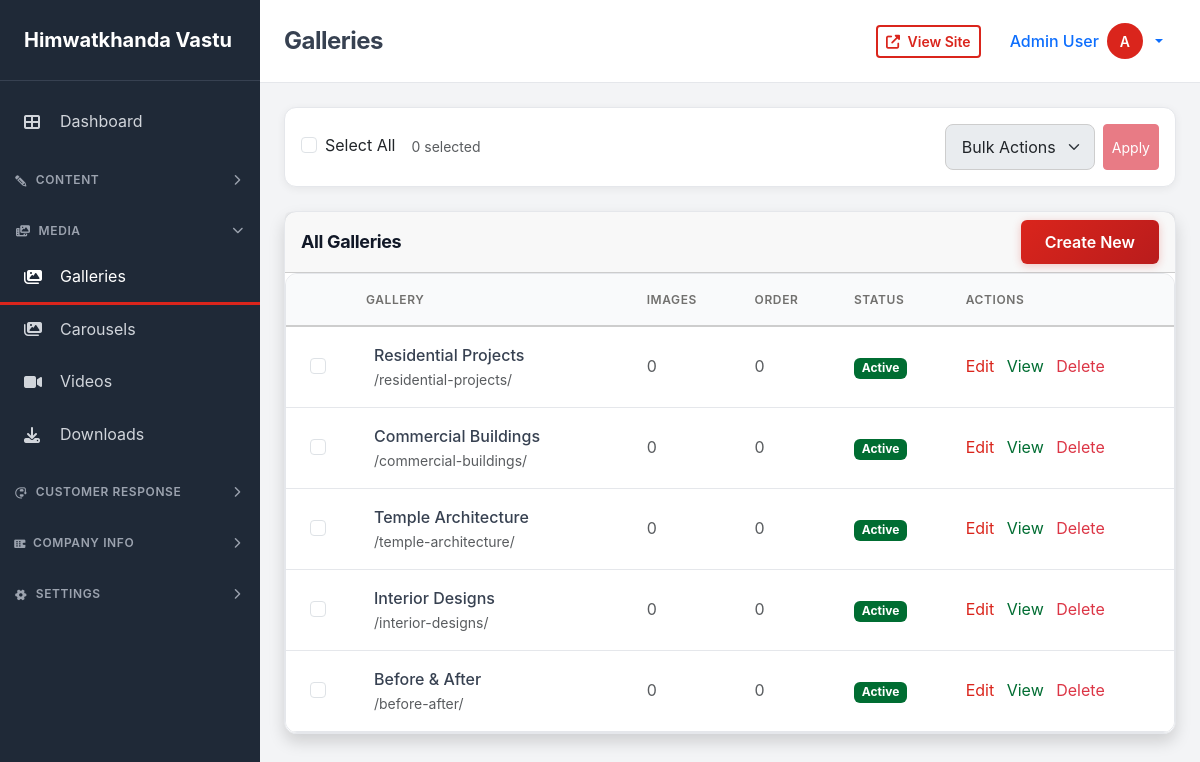
The app's page /dashboard/galleries/ (signed in) with its own data.
### dashboard/models.py (models this page shows, shortened)
class CompanyInfo(models.Model):
    company_name = models.CharField(max_length=255, default='Himwatkhanda Vastu Pvt. Ltd.')
    description = models.TextField(blank=True)
    logo = models.ImageField(upload_to='company/', null=True, blank=True)
    favicon = models.ImageField(upload_to='company/', null=True, blank=True)
    email = models.EmailField(blank=True)
    phone = models.CharField(max_length=50, blank=True)
    address = models.TextField(blank=True)
    city = models.CharField(max_length=100, blank=True)
    state = models.CharField(max_length=100, blank=True)
    postal_code = models.CharField(max_length=20, blank=True)
    country = models.CharField(max_length=100, default='Nepal')
    latitude = models.DecimalField(max_digits=10, decimal_places=8, null=True, blank=True)
    longitude = models.DecimalField(max_digits=11, decimal_places=8, null=True, blank=True)
    facebook = models.URLField(blank=True)
    twitter = models.URLField(blank=True)
    instagram = models.URLField(blank=True)
    linkedin = models.URLField(blank=True)
    youtube = models.URLField(blank=True)
    whatsapp = models.CharField(max_length=50, blank=True)
    anthem = models.FileField(upload_to='company/anthem/', null=True, blank=True, help_text="Company anthem MP3 file")
    updated_at = models.DateTimeField(auto_now=True)
    class Meta:
        verbose_name = 'Company Info'
        verbose_name_plural = 'Company Info'
    @classmethod
    def get_instance(cls):
        instance, created = cls.objects.get_or_create(pk=1)
        return instance

class TimestampModel(models.Model):
    created_at = models.DateTimeField(auto_now_add=True)
    updated_at = models.DateTimeField(auto_now=True)
    class Meta:
        abstract = True

class Gallery(TimestampModel):
    STATUS_CHOICES = [
        ('active', 'Active'),
        ('inactive', 'Inactive'),
    ]
    name = models.CharField(max_length=255)
    slug = models.SlugField(unique=True)
    description = models.TextField(blank=True)
    cover_image = models.ImageField(upload_to='galleries/covers/', null=True, blank=True)
    sort_order = models.IntegerField(default=0)
    status = models.CharField(max_length=20, choices=STATUS_CHOICES, default='active')
    created_by = models.ForeignKey(User, on_delete=models.SET_NULL, null=True, blank=True)
    class Meta:
        verbose_name_plural = 'Galleries'
        ordering = ['sort_order', 'name']

### accounts/models.py (models this page shows, shortened)
class User(AbstractUser):
    ROLE_CHOICES = [
        ('user', 'User'),
        ('admin', 'Admin'),
    ]
    STATUS_CHOICES = [
        ('active', 'Active'),
        ('inactive', 'Inactive'),
        ('banned', 'Banned'),
    ]
    email = models.EmailField(unique=True)
    avatar = models.ImageField(upload_to='avatars/', null=True, blank=True)
    phone = models.CharField(max_length=50, blank=True)
    bio = models.TextField(blank=True)
    role = models.CharField(max_length=20, choices=ROLE_CHOICES, default='user')
    status = models.CharField(max_length=20, choices=STATUS_CHOICES, default='active')
    email_verified = models.BooleanField(default=False)
    email_verified_at = models.DateTimeField(null=True, blank=True)
    last_login_at = models.DateTimeField(null=True, blank=True)
    created_at = models.DateTimeField(auto_now_add=True)
    updated_at = models.DateTimeField(auto_now=True)
    class Meta:
        ordering = ['-created_at']
    @property
    def name(self):
        return f"{self.first_name} {self.last_name}".strip() or self.username
    @property
    def is_admin(self):
        return self.role == 'admin' or self.is_superuser

### dashboard/views.py (the view)
# urls.py: path('galleries/', views.GalleryListView.as_view(), name='gallery_list'),
class GalleryListView(BaseListView):
    model = Gallery
    template_name = 'dashboard/gallery_list.html'
    context_object_name = 'galleries'
    def get_queryset(self):
        return Gallery.objects.annotate(image_count=Count('images')).order_by('sort_order')

### templates/dashboard/gallery_list.html (shortened to what this page needs)
{% extends 'dashboard/base.html' %}
{% block page_title %}Galleries{% endblock %}
{% block dashboard_content %}
{% include 'dashboard/bulk_actions.html' with model_name='gallery' %}
<div class="card shadow">
    <div class="card-header d-flex align-items-center justify-content-between">
        <h5 class="mb-0">All Galleries</h5>
        <a href="{% url 'dashboard:gallery_create' %}" class="btn btn-primary">
            Create New
        </a>
    </div>
    <div class="table-responsive">
        <table class="table table-hover mb-0">
            <thead class="table-light">
                <tr>
                    <th style="width: 50px;">
                    </th>
                    <th>Gallery</th>
                    <th>Images</th>
                    <th>Order</th>
                    <th>Status</th>
                    <th>Actions</th>
                </tr>
            </thead>
            <tbody>
                {% for gallery in galleries %}
                <tr>
                    <td class="px-4 py-3">
                        <input type="checkbox" class="item-checkbox form-check-input" value="{{ gallery.pk }}">
                    </td>
                    <td class="px-4 py-3">
                        <div class="d-flex align-items-center">
                            <div>
                                <div class="fw-medium">{{ gallery.name }}</div>
                                <div class="small text-muted">/{{ gallery.slug }}/</div>
                            </div>
                        </div>
                    </td>
                    <td class="text-nowrap text-muted">{{ gallery.image_count }}</td>
                    <td class="text-nowrap text-muted">{{ gallery.sort_order }}</td>
                    <td class="text-nowrap">
                        <span class="badge
                            {% if gallery.status == 'active' %}bg-success
                            {% else %}bg-secondary{% endif %}">
                            {{ gallery.get_status_display }}
                        </span>
                    </td>
                    <td class="text-nowrap">
                        <a href="{% url 'dashboard:gallery_edit' gallery.pk %}" class="text-primary text-decoration-none me-2">Edit</a>
                        <a href="{% url 'pages:gallery_detail' gallery.slug %}" target="_blank" class="text-success text-decoration-none me-2">View</a>
                        <a href="{% url 'dashboard:gallery_delete' gallery.pk %}" class="text-danger text-decoration-none" onclick="return confirm('Are you sure?')">Delete</a>
                    </td>
                </tr>
                {% empty %}
                <tr>
                    <td colspan="6" class="text-center text-muted py-4">No galleries found.</td>
                </tr>
                {% endfor %}
            </tbody>
        </table>
    </div>
</div>
{% endblock %}

### templates/dashboard/base.html (shortened to what this page needs)
<!DOCTYPE html>
<html lang="en">
<head>
    {% load static %}
    <link href="https://cdn.jsdelivr.net/npm/bootstrap@5.3.2/dist/css/bootstrap.min.css" rel="stylesheet">
    <link rel="stylesheet" href="https://cdnjs.cloudflare.com/ajax/libs/font-awesome/6.5.1/css/all.min.css" />
    <link rel="stylesheet" href="{% static 'css/style.css' %}">
</head>
<body>
    <div class="dashboard-wrapper">
        <aside class="sidebar" id="sidebar">
            <div class="sidebar-brand">
                <a href="{% url 'dashboard:index' %}">
                    {% if company_info %}{{ company_info.company_name }}{% else %}Admin{% endif %}
                </a>
            </div>
            <nav class="sidebar-nav">
                <a href="{% url 'dashboard:index' %}" class="sidebar-link {% if request.resolver_match.url_name == 'index' %}active{% endif %}">
                    <i class="fas fa-th-large"></i>
                    <span>Dashboard</span>
                </a>
                <div class="sidebar-section collapsed" onclick="toggleDropdown('content-dropdown', this)">
                    <span><i class="fas fa-pencil-alt me-2"></i>Content</span>
                    <i class="fas fa-chevron-down"></i>
                </div>
                <div class="sidebar-section collapsed" onclick="toggleDropdown('media-dropdown', this)">
                    <span><i class="fas fa-photo-video me-2"></i>Media</span>
                    <i class="fas fa-chevron-down"></i>
                </div>
                <div id="media-dropdown" class="sidebar-dropdown collapsed">
                    <a href="{% url 'dashboard:gallery_list' %}" class="sidebar-link {% if 'gallery' in request.resolver_match.url_name %}active{% endif %}">
                        <i class="fas fa-images"></i>
                        <span>Galleries</span>
                    </a>
                    <a href="{% url 'dashboard:carousel_list' %}" class="sidebar-link {% if 'carousel' in request.resolver_match.url_name %}active{% endif %}">
                        <i class="fas fa-images"></i>
                        <span>Carousels</span>
                    </a>
                    <a href="{% url 'dashboard:video_list' %}" class="sidebar-link {% if 'video' in request.resolver_match.url_name %}active{% endif %}">
                        <i class="fas fa-video"></i>
                        <span>Videos</span>
                    </a>
                    <a href="{% url 'dashboard:download_list' %}" class="sidebar-link {% if 'download' in request.resolver_match.url_name %}active{% endif %}">
                        <i class="fas fa-download"></i>
                        <span>Downloads</span>
                    </a>
                </div>
                <div class="sidebar-section collapsed" onclick="toggleDropdown('customer-dropdown', this)">
                    <span><i class="fas fa-headset me-2"></i>Customer Response</span>
                    <i class="fas fa-chevron-down"></i>
                </div>
                <div class="sidebar-section collapsed" onclick="toggleDropdown('company-dropdown', this)">
                    <span><i class="fas fa-building me-2"></i>Company Info</span>
                    <i class="fas fa-chevron-down"></i>
                </div>
                <div class="sidebar-section collapsed" onclick="toggleDropdown('settings-dropdown', this)">
                    <span><i class="fas fa-cog me-2"></i>Settings</span>
                    <i class="fas fa-chevron-down"></i>
                </div>
            </nav>
        </aside>
        <div class="main-content">
            <header class="top-header">
                <div class="d-flex align-items-center justify-content-between">
                    <div class="d-flex align-items-center">
                        <h1 class="h4 mb-0 fw-bold">{% block page_title %}Dashboard{% endblock %}</h1>
                    </div>
                    <div class="d-flex align-items-center gap-3">
                        <a href="{% url 'pages:home' %}" target="_blank" class="btn btn-outline-primary btn-sm" title="View Site">
                            <i class="fas fa-external-link-alt me-1"></i>
                            <span class="d-none d-sm-inline">View Site</span>
                        </a>
                        <div class="dropdown user-dropdown">
                            <button class="btn btn-link text-decoration-none dropdown-toggle d-flex align-items-center gap-2" type="button" data-bs-toggle="dropdown" aria-expanded="false">
                                <span class="d-none d-sm-inline fw-medium">{{ user.name }}</span>
                                {% if user.avatar %}
                                <img class="user-avatar" src="{{ user.avatar.url }}" alt="{{ user.name }}">
                                {% else %}
                                <div class="user-avatar-placeholder">{{ user.username|first|upper }}</div>
                                {% endif %}
                            </button>
                        </div>
                    </div>
                </div>
            </header>
            <main class="content-wrapper">
                {% block dashboard_content %}{% endblock %}
            </main>
        </div>
    </div>
</body>
</html>

### records on screen
CompanyInfo: company_name "Himwatkhanda Vastu"
User: name "Admin User", username|first "A"
Gallery: name "Residential Projects", slug "residential-projects", image_count "0", sort_order "0", status "Active"
Gallery: name "Commercial Buildings", slug "commercial-buildings", image_count "0", sort_order "0", status "Active"
Gallery: name "Temple Architecture", slug "temple-architecture", image_count "0", sort_order "0", status "Active"
Gallery: name "Interior Designs", slug "interior-designs", image_count "0", sort_order "0", status "Active"
Gallery: name "Before & After", slug "before-after", image_count "0", sort_order "0", status "Active"
